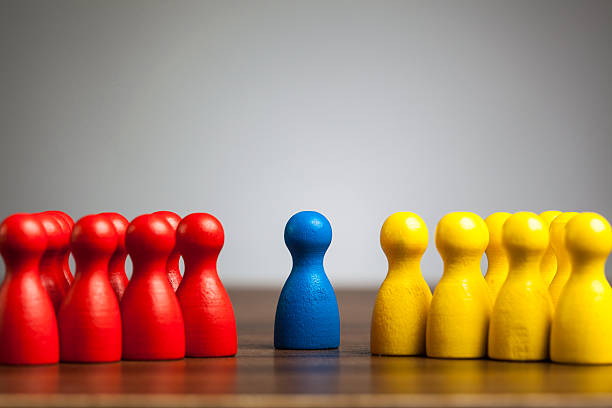
#> input picture Test.jpg, 612 x 408 px
$ python -i filters.py   (imports and definitions only)   (older library calls are emulated)
#> lines starting #> are read from the running program, lines starting #| are printed output that depends on the picture; after the words box and inside, x2 and y2 are one past the last pixel; in counts of white or black regions, pixels touching at a corner belong together
#> further down, picture is the input picture: shape (408, 612, 3); mean B, G, R 109.6, 133.7, 166.9
import cv2
import numpy as np
from scipy.ndimage import gaussian_filter, sobel, uniform_filter
from skimage.filters import unsharp_mask, threshold_otsu, rank
from skimage.restoration import denoise_tv_chambolle
from skimage.morphology import disk
from sklearn.cluster import KMeans

class ImageFilters:
    def __init__(self):
        pass  # Constructor for potential future use

    def gaussian_blur(self, image, sigma=1):
        """Apply Gaussian Blur to the image."""
        return gaussian_filter(image, sigma=sigma)

    def uniform_filter(self, image, size=3):
        """Apply a uniform (mean) filter."""
        return uniform_filter(image, size=size)

    # [16 lines left out: functions sobel_edges, laplacian_filter, canny_edges, not called in this run]

    def bilateral_filter(self, image, d=9, sigma_color=75, sigma_space=75):
        """Apply Bilateral Filter for edge-preserving smoothing."""
        return cv2.bilateralFilter(image, d, sigma_color, sigma_space)

    def median_blur(self, image, ksize=5):
        """Apply Median Blur for noise reduction."""
        return cv2.medianBlur(image, ksize)

    # [41 lines left out: functions histogram_equalization, adaptive_histogram_equalization, nearest_neighbor_interpolation, edge_count, histogram_analysis, not called in this run]

    def color_segmentation(self, image):
        """Segment the image into different colors based on filters."""
        hsv = cv2.cvtColor(image, cv2.COLOR_BGR2HSV)
#> hsv: shape (408, 612, 3); mean H, S, V 65.6, 96.7, 172.4

        # Broadened red range
        lower_red1 = np.array([0, 100, 50])
        upper_red1 = np.array([10, 255, 255])
        lower_red2 = np.array([160, 100, 50])
        upper_red2 = np.array([180, 255, 255])
        mask_red1 = cv2.inRange(hsv, lower_red1, upper_red1)
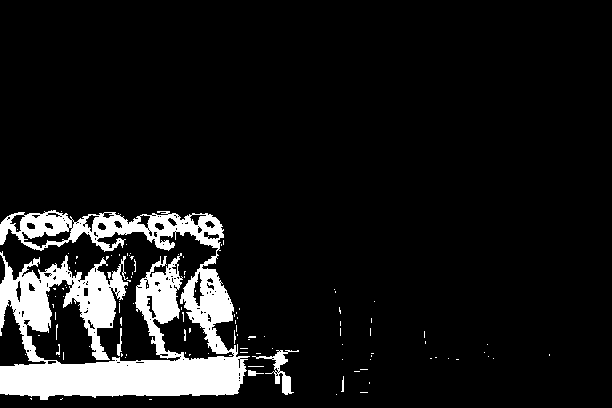
#> mask_red1: shape (408, 612); 9.9% white; 115 white regions (108 under 20 px), largest, box (x1, y1, x2, y2) and area: (0, 210, 250, 400) 23671, (252, 350, 299, 395) 488, (117, 328, 122, 356) 71
        mask_red2 = cv2.inRange(hsv, lower_red2, upper_red2)
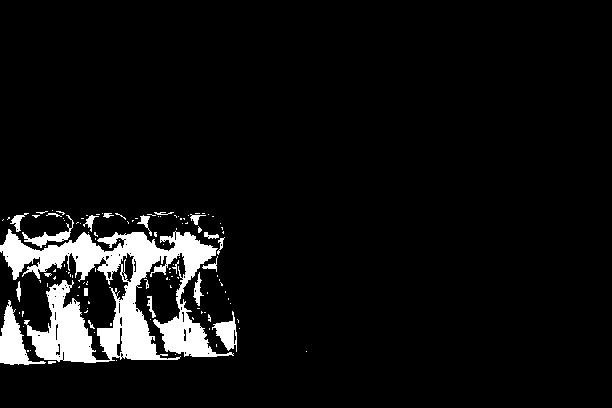
#> mask_red2: shape (408, 612); 6.7% white; 121 white regions (98 under 20 px), largest, box (x1, y1, x2, y2) and area: (0, 229, 234, 363) 13313, (0, 300, 46, 365) 1161, (212, 311, 237, 352) 472
        mask_red = mask_red1 | mask_red2
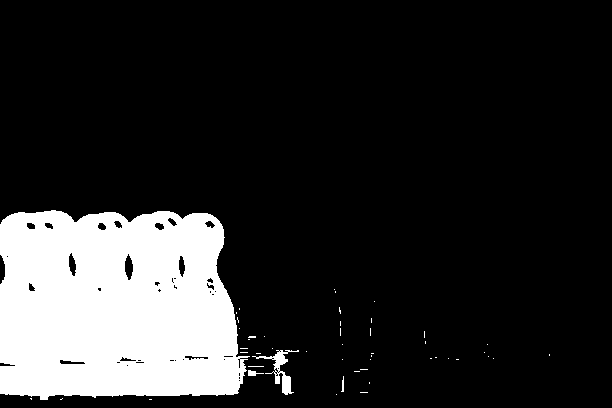
#> mask_red: shape (408, 612); 16.6% white; 49 white regions (45 under 20 px), largest, box (x1, y1, x2, y2) and area: (0, 210, 250, 400) 40805, (252, 350, 299, 395) 488, (248, 370, 264, 376) 51, (341, 376, 344, 392) 29
        red_segment = cv2.bitwise_and(image, image, mask=mask_red)
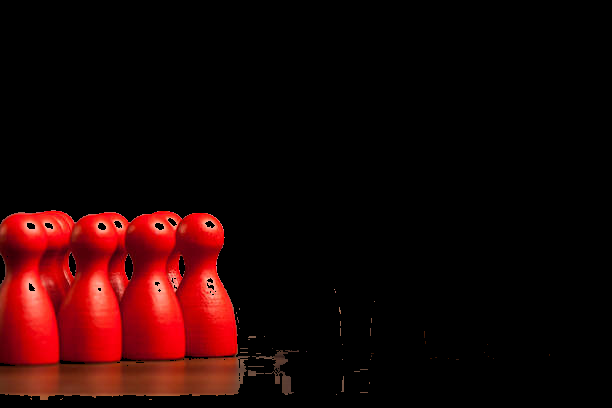
#> red_segment: shape (408, 612, 3); mean B, G, R 4, 4.6, 29.9

        # Broadened blue range
        lower_blue = np.array([90, 100, 50])
        upper_blue = np.array([130, 255, 255])
        mask_blue = cv2.inRange(hsv, lower_blue, upper_blue)
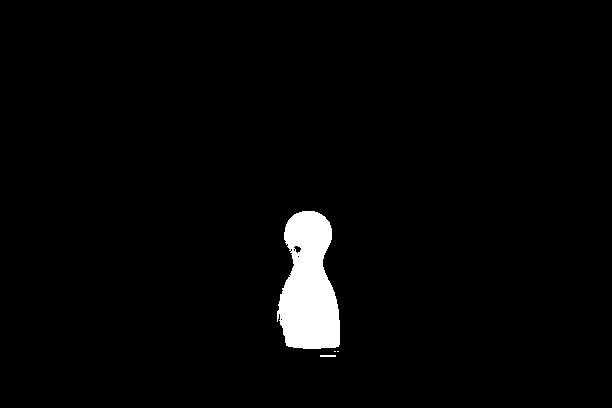
#> mask_blue: shape (408, 612); 2.6% white; 4 white regions (2 under 20 px), largest, box (x1, y1, x2, y2) and area: (277, 211, 340, 349) 6374, (320, 355, 336, 357) 32
        blue_segment = cv2.bitwise_and(image, image, mask=mask_blue)
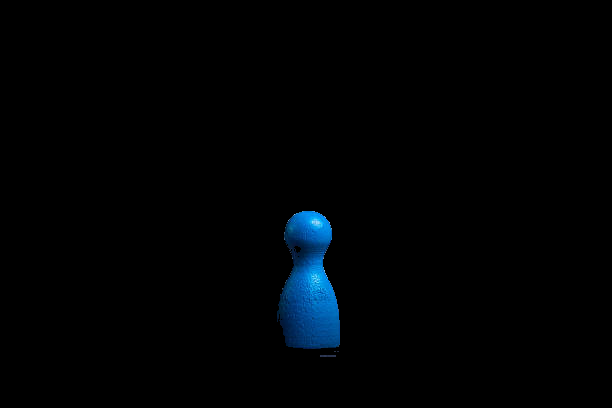
#> blue_segment: shape (408, 612, 3); mean B, G, R 3.8, 2.2, 0.1

        # Broadened green range
        lower_green = np.array([35, 50, 50])
        upper_green = np.array([85, 255, 255])
        mask_green = cv2.inRange(hsv, lower_green, upper_green)
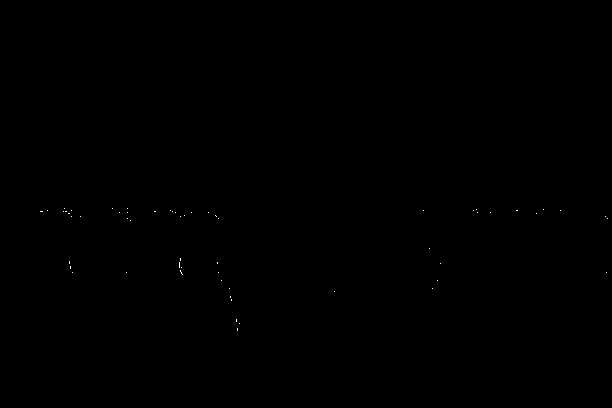
#> mask_green: shape (408, 612); 0.04% white in thin lines or dots, all inside (x1, y1, x2, y2) = (40, 208, 608, 331)
        green_segment = cv2.bitwise_and(image, image, mask=mask_green)

        return red_segment, blue_segment, green_segment

    # [9 lines left out: function kmeans_segmentation, not called in this run]

>>> import cv2
>>> picture = cv2.imread('../../Test.jpg')
>>> result = ImageFilters().color_segmentation(picture)
